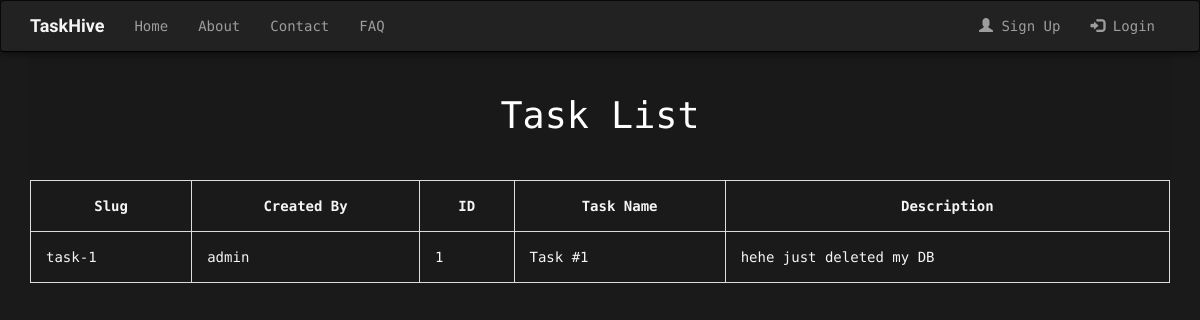
The page /tasks/task-1 on the database its author committed.
### tasks/models.py (models this page shows, shortened)
class Task(models.Model):
    created_by = models.ForeignKey(User)
    created_at = models.DateTimeField(auto_now_add=True)
    name = models.CharField(max_length=50)
    description = models.TextField(blank=True)
    id = models.AutoField(primary_key=True)
    slug = models.SlugField(max_length=250, unique=True)
    class Meta:
        ordering = ["id"]

### tasks/views.py (the view)
# urls.py: url(r'^(?P<slug>[-\w]+)$', views.TaskDetailView.as_view(), name='task_detail'),
class TaskDetailView(generic.DetailView):
    model = Task
    template_name="tasks/detail.html"

### tasks/templates/tasks/detail.html
{% extends 'base.html' %}
{% block content %}
    <div class="container">
        <header>
            <h1>Task List</h1>
        </header>
        <table>
            <tr>
                <th class="text-center">Slug</th>
                <th class="text-center">Created By</th>
                <th class="text-center">ID</th>
                <th class="text-center">Task Name</th>
                <th class="text-center">Description</th>
            </tr>
            <tr>
                <td>{{ object.slug }}</td>
                <td>{{ object.created_by }}</td>
                <td>{{ object.id }}</td>
                <td>{{ object.name }}</td>
                <td>{{ object.description }}</td>
            </tr>
        </table>
    </div>
{% endblock %}

### static/css/default.css (style rules this page uses)
body, html { font-size: 100%; padding: 0; margin: 0; }
*, *:after, *:before { -webkit-box-sizing: border-box; -moz-box-sizing: border-box; box-sizing: border-box; }
body { font-family: 'Lato', Calibri, Arial, sans-serif; color: #fff; background: #91cfa1; font-weight: 300; }
.main, .container > header { width: 100%; margin: 0 auto; padding: 0 1.875em 3.125em 1.875em; }
.container > header { padding: 2.875em 1.875em 2.875em; text-align: center; background: rgba(0,0,0,0.02); }
.container > header h1 { font-size: 2.625em; line-height: 1.3; margin: 0; color: #fff; font-weight: 300; }

### static/css/pages.css (style rules this page uses)
html, body { background: #1a1a1a; padding:0; margin:0; font-family: 'Ubuntu Mono', monospace; color: whitesmoke; }
table, td, th { border: 1px solid #ddd; text-align: left; }
table { border-collapse: collapse; width: 100%; }
th, td { padding: 15px; }

### rows shown on the page
Task: slug "task-1", created_by "admin", id "1", name "Task #1", description "hehe just deleted my DB"
